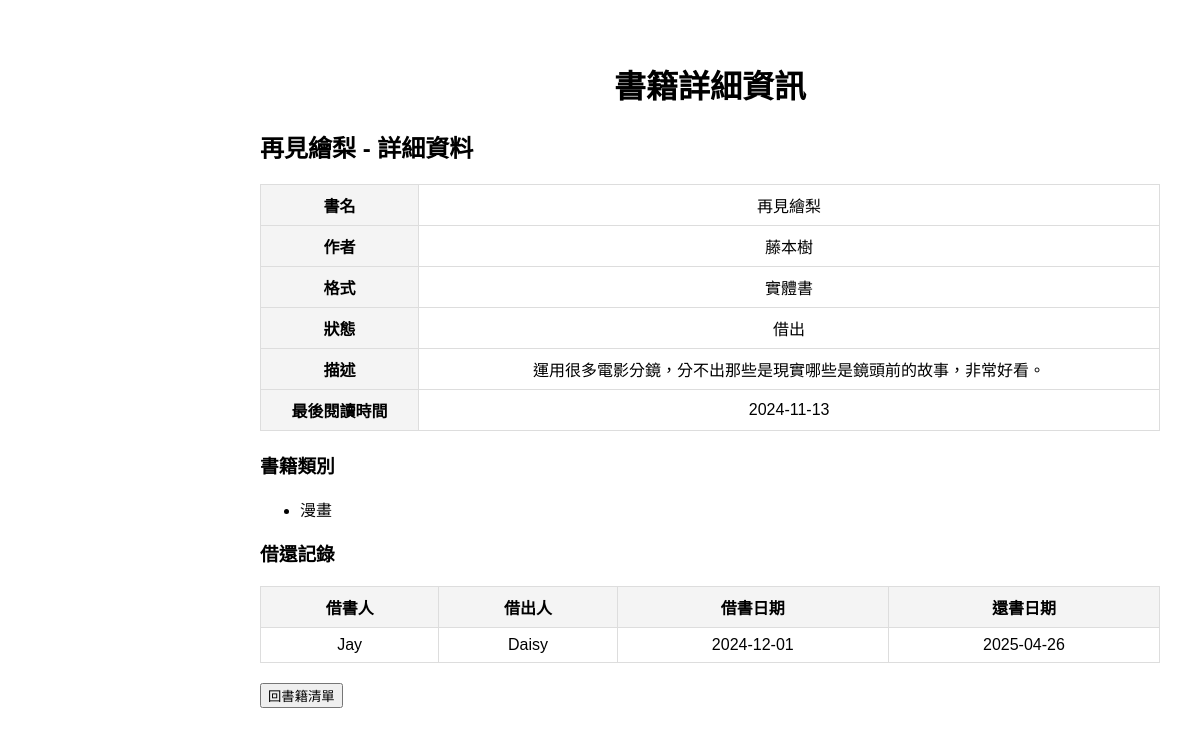
Screenshot of /book_details.php?id=6 with the database file from the repository.
### tables this page shows
create table Books(
book_id INT AUTO_INCREMENT PRIMARY KEY,       
book_name VARCHAR(255) NOT NULL,              
author VARCHAR(255),                          
format ENUM('電子書', '實體書') NOT NULL,     
status ENUM('自購','借來','借出'),            
description TEXT,                             
last_read_time DATE                           
);

CREATE TABLE Categories (
    category_id INT AUTO_INCREMENT PRIMARY KEY,  
    name VARCHAR(50) NOT NULL UNIQUE             
);

CREATE TABLE Loans (
    loan_id INT AUTO_INCREMENT PRIMARY KEY,   
    book_id INT NOT NULL,                     
    borrower_id INT NOT NULL,                 
    lender_id INT NOT NULL,                   
    borrow_date DATE NOT NULL,                
    due_date DATE NOT NULL,                   
    FOREIGN KEY (book_id) REFERENCES Books(book_id) ON DELETE CASCADE,
    FOREIGN KEY (borrower_id) REFERENCES Users(user_id) ON DELETE CASCADE,
    FOREIGN KEY (lender_id) REFERENCES Users(user_id) ON DELETE CASCADE
);

create table Users (
    user_id INT AUTO_INCREMENT PRIMARY KEY,   
    name VARCHAR(100) NOT NULL,               
    email VARCHAR(100) UNIQUE,                
    phone CHAR(10)                            
);

### book_details.php (the view, shortened to what this page needs)
<?php
include 'db.php';
$book_id = isset($_GET['id']) ? (int)$_GET['id'] : 0;
$book_details_sql = "
    SELECT * FROM Books WHERE book_id = $book_id
";
$book_details_result = $conn->query($book_details_sql);
$book = $book_details_result->fetch_assoc();
$loans_sql = "
    SELECT
        Borrower.name AS borrower_name,
        Lender.name AS lender_name,
        borrow_date,
        due_date
    FROM Loans
    INNER JOIN Users AS Borrower ON Loans.borrower_id = Borrower.user_id
    INNER JOIN Users AS Lender ON Loans.lender_id = Lender.user_id
    WHERE Loans.book_id = $book_id
";
$loans_result = $conn->query($loans_sql);
$categories_sql = "
    SELECT Categories.name
    FROM Book_Categories
    INNER JOIN Categories ON Book_Categories.category_id = Categories.category_id
    WHERE Book_Categories.book_id = $book_id
";
$categories_result = $conn->query($categories_sql);
?>
<!DOCTYPE html>
<html lang="zh-TW">
<head>
    <link rel="stylesheet" href="assets/styles.css">
</head>
<body>
<div class="content">
    <h1>書籍詳細資訊</h1>
    <?php if ($book) { ?>
        <h2><?php echo $book['book_name']; ?> - 詳細資料</h2>
        <table class="details-table">
            <tr>
                <th>書名</th>
                <td><?php echo $book['book_name']; ?></td>
            </tr>
            <tr>
                <th>作者</th>
                <td><?php echo $book['author']; ?></td>
            </tr>
            <tr>
                <th>格式</th>
                <td><?php echo $book['format']; ?></td>
            </tr>
            <tr>
                <th>狀態</th>
                <td><?php echo $book['status']; ?></td>
            </tr>
            <tr>
                <th>描述</th>
                <td><?php echo nl2br($book['description']); ?></td>
            </tr>
            <tr>
                <th>最後閱讀時間</th>
                <td><?php echo $book['last_read_time']; ?></td>
            </tr>
        </table>
        <h3>書籍類別</h3>
        <ul>
            <?php while ($category = $categories_result->fetch_assoc()) { ?>
                <li><?php echo $category['name']; ?></li>
            <?php } ?>
        </ul>
        <h3>借還記錄</h3>
        <table class="details-table">
            <tr>
                <th>借書人</th>
                <th>借出人</th>
                <th>借書日期</th>
                <th>還書日期</th>
            </tr>
            <?php
            if ($loans_result->num_rows > 0) {
                while ($loan = $loans_result->fetch_assoc()) {
                    echo "<tr>";
                    echo "<td>" . $loan['borrower_name'] . "</td>";
                    echo "<td>" . $loan['lender_name'] . "</td>";
                    echo "<td>" . $loan['borrow_date'] . "</td>";
                    echo "<td>" . $loan['due_date'] . "</td>";
                    echo "</tr>";
                }
            } else {
                echo "<tr><td colspan='4'>目前沒有借還記錄</td></tr>";
            }
            ?>
        </table>
    <?php } else { ?>
        <p>找不到該書籍的資料。</p>
    <?php } ?>
    <a href="index.php"><button>回書籍清單</button></a>
</div>
</body>
</html>

### assets/styles.css (style rules this page uses)
body { font-family: Arial, sans-serif; margin: 20px; }
h1 { text-align: center; }
table { width: 100%; border-collapse: collapse; margin: 20px 0; }
th, td { border: 1px solid black; padding: 8px; text-align: center; }

### book_details.php (style rules this page uses)
.content { margin-left: 220px; padding: 20px; }
.details-table { width: 100%; border-collapse: collapse; }
.details-table th, .details-table td { border: 1px solid #ddd; padding: 8px; }
.details-table th { background-color: #f4f4f4; }

### rows the page displays
books: book_name "再見繪梨", author "藤本樹", format "實體書", status "借出", description "運用很多電影分鏡，分不出那些是現實哪些是鏡頭前的故事，非常好看。", last_read_time "2024-11-13"
categories: name "漫畫"
loans: borrower.name "Jay", lender.name "Daisy", borrow_date "2024-12-01", due_date "2025-04-26"
